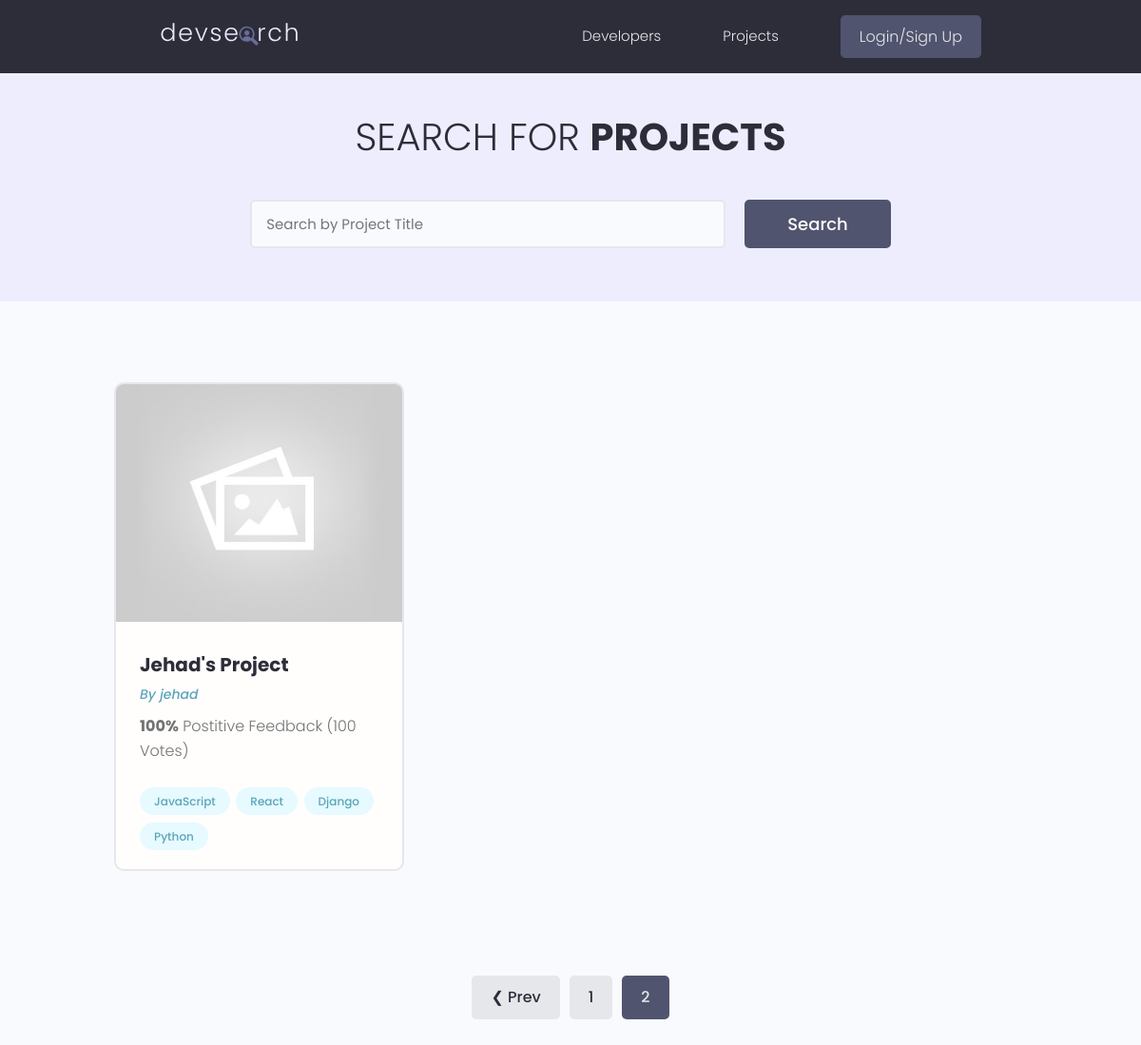
Before: /?page=2 with the older database file.
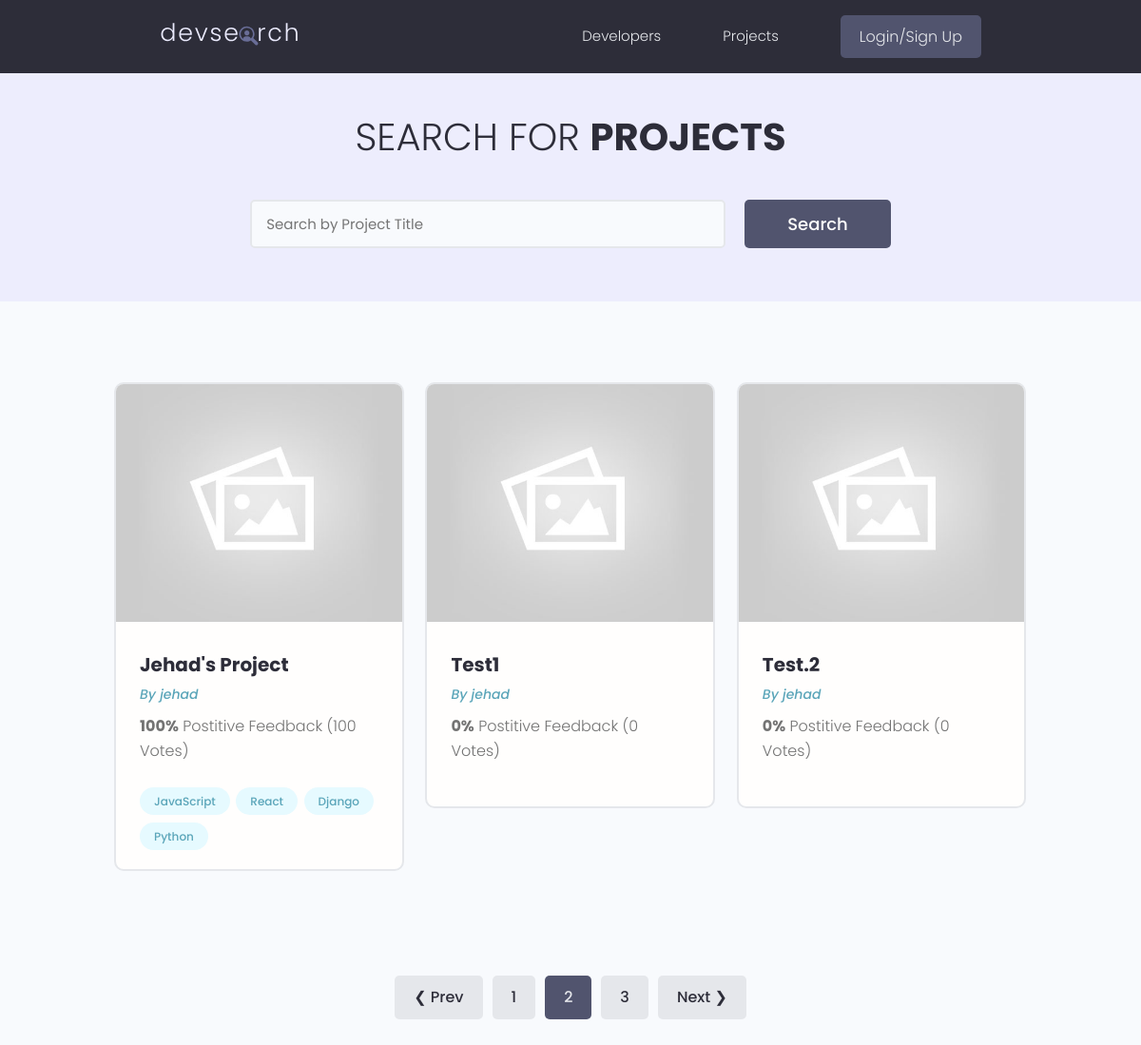
After: the same page with the newer database file.
### projects/models.py (models this page shows, shortened)
class Project(models.Model):
    owner = models.ForeignKey(Profile,null=True,blank=True,on_delete=models.SET_NULL)
    title = models.CharField(max_length=200)
    description = models.TextField(null=True,blank=True)
    featured_image = models.ImageField(null=True,blank=True,default="default.jpg")
    demo_link = models.CharField(max_length=2000,null=True,blank=True)
    source_link = models.CharField(max_length=2000,null=True,blank=True)
    tags = models.ManyToManyField('Tag',blank=True)
    vote_totals = models.IntegerField(default=0,null=True,blank=True)
    vote_ratio = models.IntegerField(default=0,null=True,blank=True)
    created = models.DateTimeField(auto_now_add=True) # date and time stamp
    id = models.UUIDField(default=uuid.uuid4,unique=True,primary_key=True,editable=False)
    class Meta:
        ordering = ['created']

class Tag(models.Model):
    name = models.CharField(max_length=200)
    created = models.DateTimeField(auto_now_add=True) # date and time stamp
    id = models.UUIDField(default=uuid.uuid4,unique=True,primary_key=True,editable=False)
    def __str__(self):
        return self.name

### users/models.py (models this page shows)
class Profile(models.Model):
    user = models.OneToOneField(User,on_delete=models.CASCADE,null=True,blank=True)
    name = models.CharField(max_length=200,null=True,blank=True)
    username = models.CharField(max_length=200,null=True,blank=True)
    location = models.CharField(max_length=200,null=True,blank=True)
    email= models.EmailField(max_length=200,null=True,blank=True)
    short_intro = models.CharField(max_length=500,null=True,blank=True)
    bio = models.TextField(null=True,blank=True)
    profile_image =  models.ImageField(null=True,blank=True,upload_to='profiles/',default='profiles/user-default.png')
    social_github = models.CharField(max_length=200,null=True,blank=True)
    social_twitter = models.CharField(max_length=200,null=True,blank=True)
    social_linkedin = models.CharField(max_length=200,null=True,blank=True)
    social_youtube = models.CharField(max_length=200,null=True,blank=True)
    social_website = models.CharField(max_length=200,null=True,blank=True)
    created = models.DateTimeField(auto_now_add=True) # date and time stamp
    id = models.UUIDField(default=uuid.uuid4,unique=True,primary_key=True,editable=False)
    def __str__(self):
        return str(self.user.username)

### projects/views.py (the view)
# urls.py: path('',include('projects.urls')),
def projects(req):
    search_query = ''
    if req.GET.get('search_query'):
        search_query = req.GET.get('search_query')
    tags = Tag.objects.filter(name__icontains=search_query)
    projects = Project.objects.filter(
        Q(title__icontains=search_query) |
        Q(description__icontains=search_query) |
        Q(owner__name__icontains=search_query) |
        Q(tags__in=tags)).distinct()
    page = req.GET.get('page', 1)
    results = 3
    paginator = Paginator(projects, results)
    projects = paginator.get_page(page)
    try:
        projects = paginator.page(page)
    except PageNotAnInteger:
        projects = paginator.page(1)
    except EmptyPage:
        projects = paginator.page(paginator.num_pages)
    context = {'projects': projects,
                'search_query':search_query,
                'paginator':paginator}
    return render(req,'projects/projects.html',context)

### projects/templates/projects/projects.html (shortened to what this page needs)
{% extends 'main.html' %}
    {% block content %}
  <main class="projects">
    <section class="hero-section text-center">
      <div class="container container--narrow">
        <div class="hero-section__box">
          <h2>Search for <span>Projects</span></h2>
        </div>
        <div class="hero-section__search">
          <form class="form" action="{% url 'projects' %}" method="get">
            <div class="form__field">
              <input class="input input--text" id="formInput#search" type="text" name="search_query"
                placeholder="Search by Project Title" />
            </div>
            <input class="btn btn--sub btn--lg" type="submit" value="Search" />
          </form>
        </div>
      </div>
    </section>
    <section class="projectsList">
      <div class="container">
        <div class="grid grid--three">
        {% for project in projects %}
          <div class="column">
            <div class="card project">
              <a href="/project/{{project.id}}" class="project">
                <img class="project__thumbnail" src="{{ project.featured_image.url }}" alt="project thumbnail" />
                <div class="card__body">
                  <h3 class="project__title">{{ project.title}}</h3>
                  <p><a class="project__author" href="/users/profile/{{project.owner.id}}">By {{project.owner}}</a></p>
                  <p class="project--rating">
                    <span style="font-weight: bold;">{{project.vote_ratio}}%</span> Postitive
                    Feedback ({{project.vote_totals}} Vote{{project.vote_totals|pluralize:"s"}})
                  </p>
                  <div class="project__tags">
                    {% for tag in project.tags.all %}
                    <span class="tag tag--pill tag--main">
                      <small>{{tag}}</small>
                    </span>
                    {%endfor%}
                  </div>
                </div>
              </a>
            </div>
          </div>
        {% endfor %}
      </div>
    </section>
    {% if projects.has_other_pages %}
    <div class="pagination">
      <ul class="container">
        {% if projects.has_previous %}
        <li><a href="?page={{projects.previous_page_number}}" class="btn page-link">&#10094 Prev</a></li>
        {% endif %}
        {% for i in paginator.page_range %}
        {% if projects.number == i %}
        <li><a href="?page={{i}}" class="btn page-link btn--sub">{{i}}</a></li>
        {% else %}
        <li><a href="?page={{i}}" class="btn page-link">{{i}}</a></li>
        {% endif %}
        {% endfor %}
        {% if projects.has_next %}
        <li><a href="?page={{projects.next_page_number}}" class="btn page-link">Next &#10095;</a></li>
        {% endif %}
      </ul>
    </div>
    {% endif %}
  </main>
    {% endblock content %}

Changed rows visible on the page:
added Project: featured_image (placeholder picture), title "Test1", owner "jehad", vote_ratio "0", vote_totals "0"
added Project: featured_image (placeholder picture), title "Test.2", owner "jehad", vote_ratio "0", vote_totals "0"
Other visible differences:
new list line: "3"
text now shown: "Next ❯"
